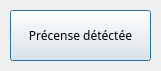
<?xml version="1.0" encoding="UTF-8"?>
<ui version="4.0">
 <class>Detecteur</class>
 <widget class="QDialog" name="Detecteur">
  <property name="geometry">
   <rect>
    <x>0</x>
    <y>0</y>
    <width>161</width>
    <height>71</height>
   </rect>
  </property>
  <property name="windowTitle">
   <string>Dialog</string>
  </property>
  <widget class="QPushButton" name="pushButton">
   <property name="geometry">
    <rect>
     <x>10</x>
     <y>10</y>
     <width>141</width>
     <height>51</height>
    </rect>
   </property>
   <property name="font">
    <font>
     <family>Courier 10 Pitch</family>
    </font>
   </property>
   <property name="text">
    <string>Précense détéctée</string>
   </property>
  </widget>
 </widget>
 <resources/>
 <connections/>
</ui>
